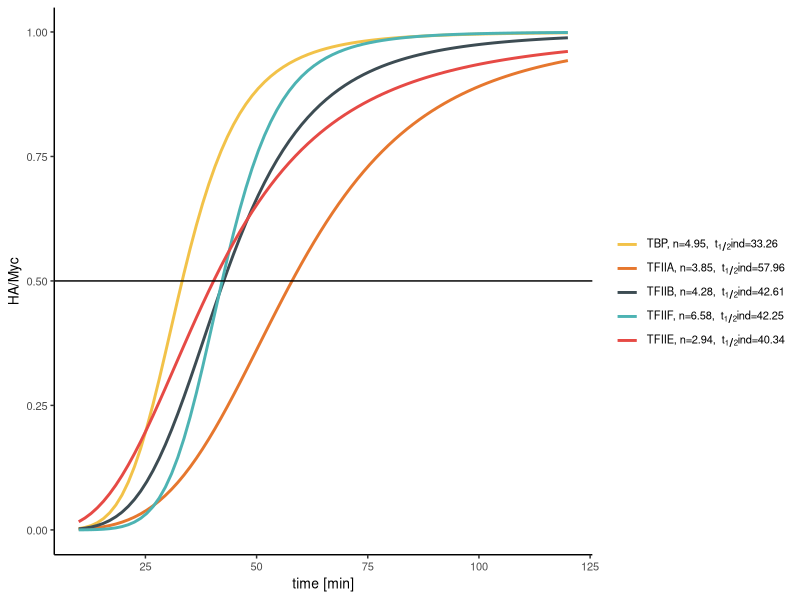

Source code (R):
rm(list = ls())

library(tidyverse)

# upload normalized Western blot ratios and Hill fit parameters for Western blots
western = read.csv("data/westerns.csv")
westernFits = read.csv("data/westerns_fitParam.csv")

# create lables for plotting
western$factorName = factor(western$factorName, levels = c("TBP", "TFIIA", "TFIIB", 
                                                                   "TFIIF", "TFIIE"))
westernLabels = westernFits %>% 
  mutate(myLabel = paste0(factorName,", n=", round(n_western, digits = 2),  " ,t[1/2]ind=", round(Km_western, digits = 2)))
rownames(westernLabels) = westernLabels$factorName

# use ggplot nls fit with same parameters we got Western blot fits in the first place
myLabels =westernLabels[c("TBP", "TFIIA", "TFIIB", "TFIIF", "TFIIE"), "myLabel"]
Wmax = 1
colorPalette = c("#F2C249", "#E6772E", "#3D4C53", "#4DB3B3", "#E64A45")
p = ggplot(western, aes(x = time, y = ratio, color = factorName))
p + geom_smooth(aes(group = factorName),
                method="nls",
                method.args = list(formula = y ~ Wmax*x^n / (Jm^n + x^n), 
                                   start=list(Jm=40, n=3)),
                se=FALSE)  + 
  theme_classic()+ 
  ylab("HA/Myc") +
  scale_color_manual(values = colorPalette, labels = c(bquote("TBP, n=4.95, "~t[1/2]*"ind=33.26"),
                                                       bquote("TFIIA, n=3.85, "~t[1/2]*"ind=57.96"),
                                                       bquote("TFIIB, n=4.28, "~t[1/2]*"ind=42.61"),
                                                       bquote("TFIIF, n=6.58, "~t[1/2]*"ind=42.25"),
                                                       bquote("TFIIE, n=2.94, "~t[1/2]*"ind=40.34")))+
  guides(color = guide_legend(title = "  "))+
  theme(panel.background = element_rect(fill = "transparent"), # bg of the panel
        plot.background = element_rect(fill = "transparent", color = NA),
        text = element_text(size=10), 
        legend.background = element_rect(fill = "transparent")) +
  geom_hline(yintercept = 0.5) +
  xlab("time [min]")
